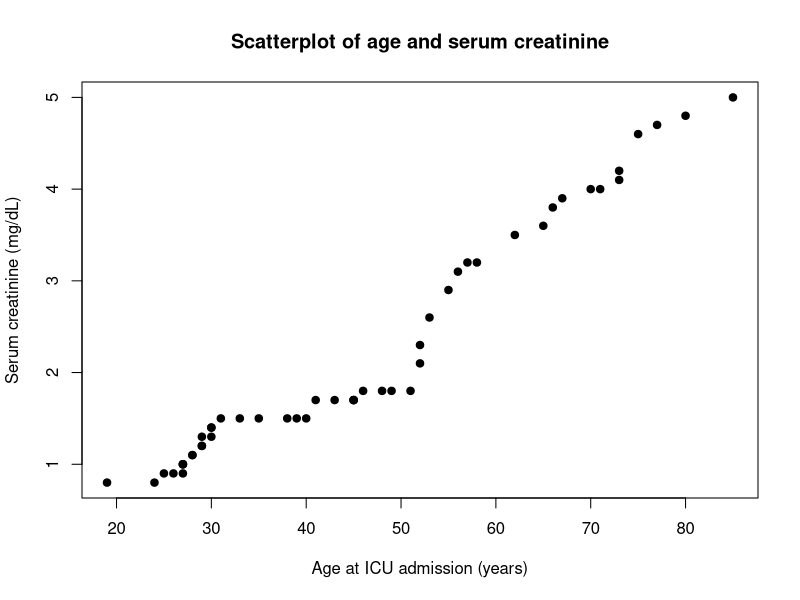
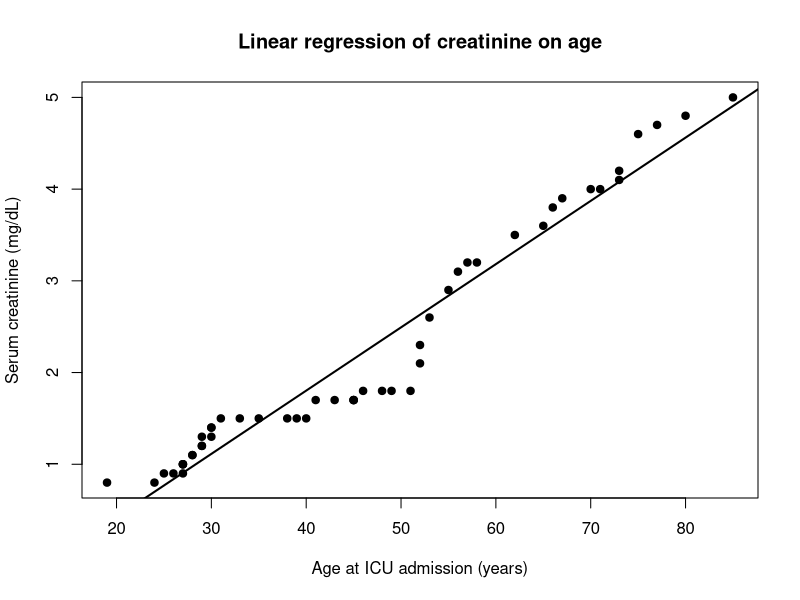
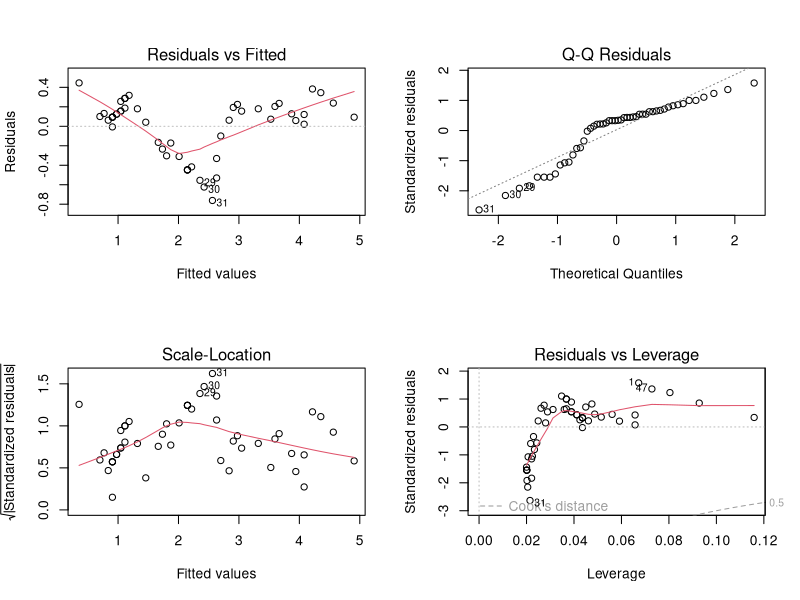

These charts were generated, in order, by the following R code:
## ---- chunk 1
knitr::opts_chunk$set(
  echo = TRUE,
  message = FALSE,
  warning = FALSE
)
## ---- chunk 2
# Install once if necessary:
# install.packages("readxl")

library(readxl)
## ---- chunk 3
data <- read_excel("data.xlsx", sheet = "Data") 

## ---- chunk 4
# Number of rows and columns.
dim(data)

# Variable names.
names(data)

# First six records.
head(data)
## ---- chunk 5
# Start from the imported dataset.
analysis_data <- data

# Convert the continuous variables to numeric values.
analysis_data$age <- as.numeric(analysis_data$age)
analysis_data$creatinine <- as.numeric(analysis_data$creatinine)
analysis_data$saps_3 <- as.numeric(analysis_data$saps_3)

# Convert binary clinical indicators to numeric values first.
# This step is useful if the variables were imported as text.
analysis_data$chronic_kidney_disease <- as.numeric(analysis_data$chronic_kidney_disease)
analysis_data$vasopressor <- as.numeric(analysis_data$vasopressor)

# Remove records with missing values in any variable used in the analyses.
# Applying complete-case selection after numeric conversion prevents accidental
# retention of values that become missing during conversion.
analysis_data <- analysis_data[
  complete.cases(analysis_data[, c(
    "age",
    "creatinine",
    "saps_3",
    "chronic_kidney_disease",
    "vasopressor"
  )]),
]

# Convert binary indicators to factors for clearer regression output.
# The reference category is "No" for both variables.
analysis_data$chronic_kidney_disease <- factor(
  analysis_data$chronic_kidney_disease,
  levels = c(0, 1),
  labels = c("No", "Yes")
)

analysis_data$vasopressor <- factor(
  analysis_data$vasopressor,
  levels = c(0, 1),
  labels = c("No", "Yes")
)

# Confirm the analytic sample size and the observed age range.
n <- nrow(analysis_data)
n
range(analysis_data$age)

# Summarize the two primary continuous variables.
summary(analysis_data[, c("age", "creatinine")])
## ---- chunk 6
plot(
  analysis_data$age,
  analysis_data$creatinine,
  xlab = "Age at ICU admission (years)",
  ylab = "Serum creatinine (mg/dL)",
  main = "Scatterplot of age and serum creatinine",
  pch = 19
)
## ---- chunk 7
correlation_result <- cor.test(
  analysis_data$age,
  analysis_data$creatinine,
  method = "pearson",
  conf.level = 0.95
)

correlation_result
## ---- chunk 8
r_value <- unname(correlation_result$estimate)
r_ci_low <- correlation_result$conf.int[1]
r_ci_high <- correlation_result$conf.int[2]
r_p_value <- correlation_result$p.value

correlation_summary <- data.frame(
  measure = c("Pearson correlation coefficient", "95% CI lower bound", "95% CI upper bound", "P value"),
  value = c(r_value, r_ci_low, r_ci_high, r_p_value)
)

knitr::kable(correlation_summary, digits = 3, caption = "Pearson correlation between age and creatinine")
## ---- chunk 9
simple_model <- lm(creatinine ~ age, data = analysis_data)

summary(simple_model)
## ---- chunk 10
# Coefficient table from the fitted model.
coef_table <- summary(simple_model)$coefficients

# 95% confidence intervals for the intercept and slope.
coef_ci <- confint(simple_model, level = 0.95)

# Combine estimates and confidence intervals in one table.
simple_regression_results <- data.frame(
  term = rownames(coef_table),
  estimate = coef_table[, "Estimate"],
  standard_error = coef_table[, "Std. Error"],
  p_value = coef_table[, "Pr(>|t|)"],
  ci_low = coef_ci[, 1],
  ci_high = coef_ci[, 2]
)

knitr::kable(simple_regression_results, digits = 4, caption = "Simple linear regression: creatinine as a function of age")
## ---- chunk 11
r_squared_model <- summary(simple_model)$r.squared
r_squared_from_correlation <- r_value^2

r_squared_summary <- data.frame(
  measure = c("R-squared from regression", "Squared Pearson correlation"),
  value = c(r_squared_model, r_squared_from_correlation)
)

knitr::kable(r_squared_summary, digits = 4, caption = "Relationship between R-squared and Pearson correlation")
## ---- chunk 12
analysis_data$fitted_creatinine <- fitted(simple_model)
analysis_data$residual <- resid(simple_model)

head(analysis_data[, c("patient", "age", "creatinine", "fitted_creatinine", "residual")])
## ---- chunk 13
plot(
  analysis_data$age,
  analysis_data$creatinine,
  xlab = "Age at ICU admission (years)",
  ylab = "Serum creatinine (mg/dL)",
  main = "Linear regression of creatinine on age",
  pch = 19
)
abline(simple_model, lwd = 2)
## ---- chunk 14
par(mfrow = c(2, 2))
plot(simple_model)
par(mfrow = c(1, 1))
## ---- chunk 15
adjusted_model <- lm(
  creatinine ~ age + saps_3 + chronic_kidney_disease + vasopressor,
  data = analysis_data
)

summary(adjusted_model)
## ---- chunk 16
adj_coef_table <- summary(adjusted_model)$coefficients
adj_coef_ci <- confint(adjusted_model, level = 0.95)

adjusted_regression_results <- data.frame(
  term = rownames(adj_coef_table),
  estimate = adj_coef_table[, "Estimate"],
  standard_error = adj_coef_table[, "Std. Error"],
  p_value = adj_coef_table[, "Pr(>|t|)"],
  ci_low = adj_coef_ci[, 1],
  ci_high = adj_coef_ci[, 2]
)

knitr::kable(adjusted_regression_results, digits = 4, caption = "Adjusted linear regression results")
## ---- chunk 17
new_patients <- data.frame(age = c(40, 60, 80))

predicted_creatinine <- predict(
  simple_model,
  newdata = new_patients,
  interval = "confidence",
  level = 0.95
)

prediction_table <- cbind(new_patients, predicted_creatinine)
knitr::kable(prediction_table, digits = 3, caption = "Predicted mean creatinine at selected ages")

# Example only: prediction intervals for individual patients would be requested as follows.
predict(simple_model, newdata = new_patients, interval = "prediction", level = 0.95)
## ---- chunk 18
format_p <- function(p) {
  ifelse(p < 0.001, "<0.001", sprintf("%.3f", p))
}

slope_age <- simple_regression_results[simple_regression_results$term == "age", ]
adj_slope_age <- adjusted_regression_results[adjusted_regression_results$term == "age", ]

final_summary_table <- data.frame(
  Analysis = c(
    "Pearson correlation: age and creatinine",
    "Simple regression slope: creatinine on age",
    "Simple regression R-squared",
    "Adjusted regression slope for age"
  ),
  Estimate = c(
    sprintf("%.3f", r_value),
    sprintf("%.4f", slope_age$estimate),
    sprintf("%.3f", r_squared_model),
    sprintf("%.4f", adj_slope_age$estimate)
  ),
  Confidence_interval = c(
    paste0("95% CI ", sprintf("%.3f", r_ci_low), " to ", sprintf("%.3f", r_ci_high)),
    paste0("95% CI ", sprintf("%.4f", slope_age$ci_low), " to ", sprintf("%.4f", slope_age$ci_high)),
    "Not applicable",
    paste0("95% CI ", sprintf("%.4f", adj_slope_age$ci_low), " to ", sprintf("%.4f", adj_slope_age$ci_high))
  ),
  P_value = c(
    format_p(r_p_value),
    format_p(slope_age$p_value),
    "Not applicable",
    format_p(adj_slope_age$p_value)
  )
)

knitr::kable(final_summary_table, caption = "Final summary of correlation and linear regression analyses")
